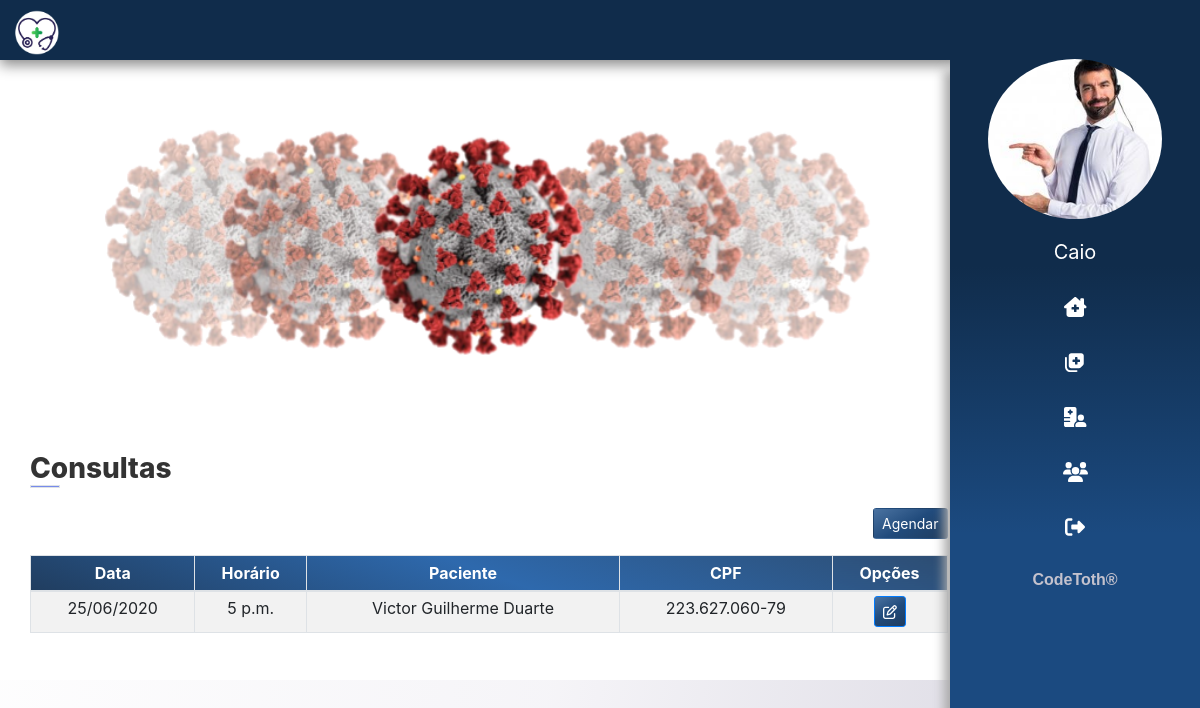
Screenshot of /consulta/ (signed in) with the database file from the repository.
### app/atendente/models.py (models this page shows)
class Atendente(models.Model):
    usuario = models.ForeignKey(User, on_delete=models.CASCADE)
    nome = models.CharField(max_length=150)
    sexo = models.CharField(max_length=1)
    data_nascimento = models.DateField()
    cpf = models.CharField(max_length=20, unique=True)
    rg = models.CharField(max_length=20, unique=True)
    email = models.EmailField()
    foto = models.ImageField(upload_to=f'fotos/{time.time()}', blank=True)
    ativo = models.BooleanField(default=True)

### app/consulta/models.py (models this page shows)
class Consulta(models.Model):
    data = models.DateField()
    hora = models.TimeField()
    medico = models.ForeignKey(Medico, on_delete=models.CASCADE)
    atendente = models.ForeignKey(Atendente, on_delete=models.CASCADE)
    paciente = models.ForeignKey(Paciente, on_delete=models.CASCADE)

### app/paciente/models.py (models this page shows)
class Paciente(models.Model):
    nome = models.CharField(max_length=200)
    sexo = models.CharField(max_length=1)
    data_nascimento = models.DateField()
    cpf = models.CharField(max_length=20, unique=True)
    rg = models.CharField(max_length=20, unique=True)
    carteira_convenio = models.CharField(max_length=30, unique=True)
    peso = models.FloatField()
    altura = models.FloatField()
    endereco = models.CharField(max_length=250)
    end_num = models.IntegerField()
    complemento = models.CharField(max_length=50, blank=True)
    email = models.CharField(max_length=50)
    telefone = models.CharField(max_length=14)
    celular = models.CharField(max_length=15)

### app/consulta/views.py (the view)
# urls.py: path('', listar, name='consultas'),
def listar(request):
    dados = get_dados(request)
    data = date.today()
    if dados['tipo'] == 1:
        lst_consultas = Consulta.objects.filter(medico=dados['usuario'], data__gte=data).order_by('data', 'hora')
    else:
        lst_consultas = Consulta.objects.filter(data__gte=data).order_by('data', 'hora')
    paginator = Paginator(lst_consultas, 5)
    page = request.GET.get('page')
    consulta_por_pagina = paginator.get_page(page)
    dados['consultas'] = consulta_por_pagina
    return render(request, 'consulta/consultas.html', dados)

### templates/consulta/consultas.html (shortened to what this page needs)
{% extends 'base.html' %}
{% load static %}
{% block content %}
<main class="container-fluid">
  <section class="mx-auto">
    <section class="col-10">
      {% include 'partials/_campanha.html' %}
      <div class="info-section">
        <h3 style="margin: 0.725em 0 !important; "> Consultas
          <div class="border"></div>
        </h3>
        {% if tipo == 2 %}
        <div class="container__consultas">
          <a href="{%url 'nova_consulta'%}" class="btn btnCustom btn-sm"> Agendar </i> </a>
        </div>
        {% endif %}
        <section class="table-responsive">
          <table class="table table-sm table-bordered table-striped text-center mx-auto agenda" id="consultas">
            <thead class="colorCustom">
              <tr>
                <th scope="col">Data</th>
                <th scope="col">Horário</th>
                <th scope="col">Paciente</th>
                <th scope="col">CPF</th>
                <th scope="col">Opções</th>
              </tr>
            </thead>
            <tbody>
              {% for consulta in consultas %}
              <tr>
                <th scope="row">{{ consulta.data|date:'d/m/Y' }}</th>
                <th scope="row">{{ consulta.hora }}</th>
                <td>{{ consulta.paciente.nome }}</td>
                <td>{{ consulta.paciente.cpf }}</td>
                {% if tipo == 2 %}
                <td>
                  <a href="{% url 'consulta-edit' consulta.id  %}" class="btn btnCustom btn-sm btn-primary">
                    <i class="far fa-edit"></i></a>
                </td>
                {% endif %}
              </tr>
              {% endfor %}
            </tbody>
          </table>
        </section>
      </div>
    </section>
  </section>
</main>
{% endblock %}

### templates/partials/_sidebar.html (shortened to what this page needs)
{% load static %}
<div class="sidebar d-print-none">
    <div class="mb-2">
        {% if usuario.foto.url is not None %}
        <img src="{{ usuario.foto.url }}" class="img-fluid  mx-auto d-block" alt="">
        {% else %}
        <img src="{% static 'images/foto.jpg' %}" class="img-fluid  mx-auto d-block" alt="">
        {% endif %}
    </div>
    <ul>
        <a href="{% url 'edit-user' request.user.id %}"class="func_menu" ><li style="text-transform: capitalize;"> <i> {{ usuario.nome}} </i><span class="dNone"> Dados Pessoais </span></li></a>
        <a href="{% url 'dashboard' %}" class="func_menu"> <li> <i class="fas fa-clinic-medical"></i> <span class="dNone"> Página principal </span></li></a>
        <a href="{% url 'consultas' %}" class="func_menu"> <li> <i class="fas fa-notes-medical"></i>  <span class="dNone"> Consultas </span> </li></a>
        <a href="{% url 'pacientes' %}" class="func_menu"> <li> <i class="fas fa-hospital-user"></i></i>  <span class="dNone">  Pacientes  </span></li></a>
        {% if tipo == 2 %}
        <a href="{% url 'usuarios' %}" class="func_menu"> <li> <i class="fas fa-users"></i></i>  <span class="dNone">  Usuários  </span></li></a>
        {% endif %}
        <a href="{% url 'logout' %}" class="func_menu"><li><i class="fas fa-sign-out-alt"></i>  <span class="dNone"> Sair </span>  </li></a>
    </ul>
    <div class="text-center pb-3" style="font-weight: bolder;width: 100%;color: #C4C2CD;font-family: 'Play', sans-serif; ">
        <span>CodeToth&#174;</span>
    </div>
</div>

### static/css/app.css (style rules this page uses)
.container-fluid { padding-right: 3em!important; }
body { background-attachment: fixed; background-size: cover; background-image: linear-gradient(100deg,rgba(255, 255, 255, .5), rgba(236, 234, 241, .5), rgba(213, 211, 222, 1.5)); }
.colorCustom { background: linear-gradient(200deg, #2d4d72, #2e69ad, #203d5f) ; color: #fff; font-weight: bold; }
.btnCustom { background: linear-gradient(150deg, #4b73a1, #214b7c, #203d5f) ; transition: 0.1s all; color: #fff; }
.info-section { color: #333; background-color: #ffff; padding: .725em 0; }
.info-section > h3 { margin: .75em 1em; font-weight: 800; text-transform: capitalize; }
.border { width: 30px; height: 3px; background: #778beb; left: 0; bottom: -6px; }
.agenda { margin-top: .25rem !important; margin-bottom: 1.5rem !important; }
.sidebar img { border-radius: 100% !important; height: 160px !important; }
.sidebar { right: 0; top: 3.7rem !important; bottom: 0; width: 250px; background-image: linear-gradient( #102c4b,#102c4b,#1B4A80 , #1B4A80); box-shadow: -5px 12px 10px 1px #aaaaaa; background-attachment: fixed; overflow: hidden; transition: 0.8s all; height: 100% !important; position: fixed; z-index: 1030 !important; }
.sidebar ul li, a { list-style: none; }
.sidebar ul li { margin-top: 5px; padding: .5em; text-decoration: none; color: rgb(255, 255, 255); width: 100%; font-size: 20px; text-align: center; display: block; transition: 0.6s all; }
.container__consultas { display: flex; align-items: center; justify-content: flex-end; margin: 0.725em 0; }

### rows the page displays
Atendente: foto (picture), nome "Caio"
Consulta: data "25/06/2020", hora "5 p.m.", paciente.nome "Victor Guilherme Duarte", paciente.cpf "223.627.060-79"
